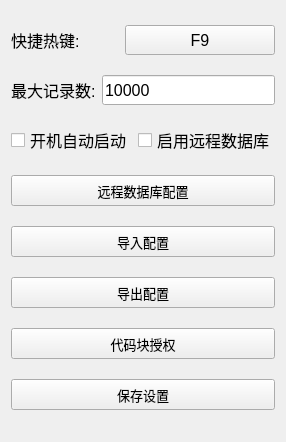
<?xml version="1.0" encoding="UTF-8"?>
<ui version="4.0">
 <class>SettingsForm</class>
 <widget class="QWidget" name="SettingsForm">
  <property name="geometry">
   <rect>
    <x>0</x>
    <y>0</y>
    <width>286</width>
    <height>442</height>
   </rect>
  </property>
  <property name="windowTitle">
   <string>剪贴板历史设置</string>
  </property>
  <layout class="QGridLayout" name="gridLayout">
   <item row="0" column="0">
    <layout class="QHBoxLayout" name="horizontalLayout_2">
     <item>
      <widget class="QLabel" name="labelHotkey">
       <property name="minimumSize">
        <size>
         <width>0</width>
         <height>30</height>
        </size>
       </property>
       <property name="font">
        <font>
         <pointsize>12</pointsize>
        </font>
       </property>
       <property name="text">
        <string>快捷热键:</string>
       </property>
      </widget>
     </item>
     <item>
      <widget class="QPushButton" name="hotkey_edit">
       <property name="minimumSize">
        <size>
         <width>150</width>
         <height>30</height>
        </size>
       </property>
       <property name="font">
        <font>
         <pointsize>12</pointsize>
        </font>
       </property>
       <property name="text">
        <string>F9</string>
       </property>
      </widget>
     </item>
    </layout>
   </item>
   <item row="1" column="0">
    <layout class="QHBoxLayout" name="horizontalLayout">
     <property name="sizeConstraint">
      <enum>QLayout::SizeConstraint::SetDefaultConstraint</enum>
     </property>
     <item>
      <widget class="QLabel" name="labelHistoryLimit">
       <property name="minimumSize">
        <size>
         <width>0</width>
         <height>30</height>
        </size>
       </property>
       <property name="font">
        <font>
         <pointsize>12</pointsize>
        </font>
       </property>
       <property name="text">
        <string>最大记录数:</string>
       </property>
      </widget>
     </item>
     <item>
      <widget class="QLineEdit" name="history_limit">
       <property name="minimumSize">
        <size>
         <width>0</width>
         <height>30</height>
        </size>
       </property>
       <property name="font">
        <font>
         <pointsize>12</pointsize>
        </font>
       </property>
       <property name="text">
        <string>10000</string>
       </property>
       <property name="placeholderText">
        <string>输入10-500的整数</string>
       </property>
      </widget>
     </item>
    </layout>
   </item>
   <item row="2" column="0">
    <layout class="QHBoxLayout" name="horizontalLayout_3">
     <item>
      <widget class="QCheckBox" name="auto_start">
       <property name="minimumSize">
        <size>
         <width>0</width>
         <height>30</height>
        </size>
       </property>
       <property name="font">
        <font>
         <pointsize>12</pointsize>
        </font>
       </property>
       <property name="text">
        <string>开机自动启动</string>
       </property>
      </widget>
     </item>
     <item>
      <widget class="QCheckBox" name="enable_db_box">
       <property name="minimumSize">
        <size>
         <width>0</width>
         <height>30</height>
        </size>
       </property>
       <property name="font">
        <font>
         <pointsize>12</pointsize>
        </font>
       </property>
       <property name="text">
        <string>启用远程数据库</string>
       </property>
      </widget>
     </item>
    </layout>
   </item>
   <item row="3" column="0">
    <widget class="QPushButton" name="database_btn">
     <property name="minimumSize">
      <size>
       <width>0</width>
       <height>31</height>
      </size>
     </property>
     <property name="font">
      <font>
       <pointsize>10</pointsize>
      </font>
     </property>
     <property name="text">
      <string>远程数据库配置</string>
     </property>
    </widget>
   </item>
   <item row="4" column="0">
    <widget class="QPushButton" name="import_btn">
     <property name="minimumSize">
      <size>
       <width>0</width>
       <height>31</height>
      </size>
     </property>
     <property name="font">
      <font>
       <pointsize>10</pointsize>
      </font>
     </property>
     <property name="text">
      <string>导入配置</string>
     </property>
    </widget>
   </item>
   <item row="5" column="0">
    <widget class="QPushButton" name="export_btn">
     <property name="minimumSize">
      <size>
       <width>0</width>
       <height>31</height>
      </size>
     </property>
     <property name="font">
      <font>
       <pointsize>10</pointsize>
      </font>
     </property>
     <property name="text">
      <string>导出配置</string>
     </property>
    </widget>
   </item>
   <item row="6" column="0">
    <widget class="QPushButton" name="shouquan">
     <property name="minimumSize">
      <size>
       <width>0</width>
       <height>31</height>
      </size>
     </property>
     <property name="font">
      <font>
       <pointsize>10</pointsize>
      </font>
     </property>
     <property name="text">
      <string>代码块授权</string>
     </property>
    </widget>
   </item>
   <item row="7" column="0">
    <widget class="QPushButton" name="save_btn">
     <property name="minimumSize">
      <size>
       <width>0</width>
       <height>31</height>
      </size>
     </property>
     <property name="font">
      <font>
       <pointsize>10</pointsize>
      </font>
     </property>
     <property name="text">
      <string>保存设置</string>
     </property>
    </widget>
   </item>
  </layout>
 </widget>
 <resources/>
 <connections/>
</ui>
